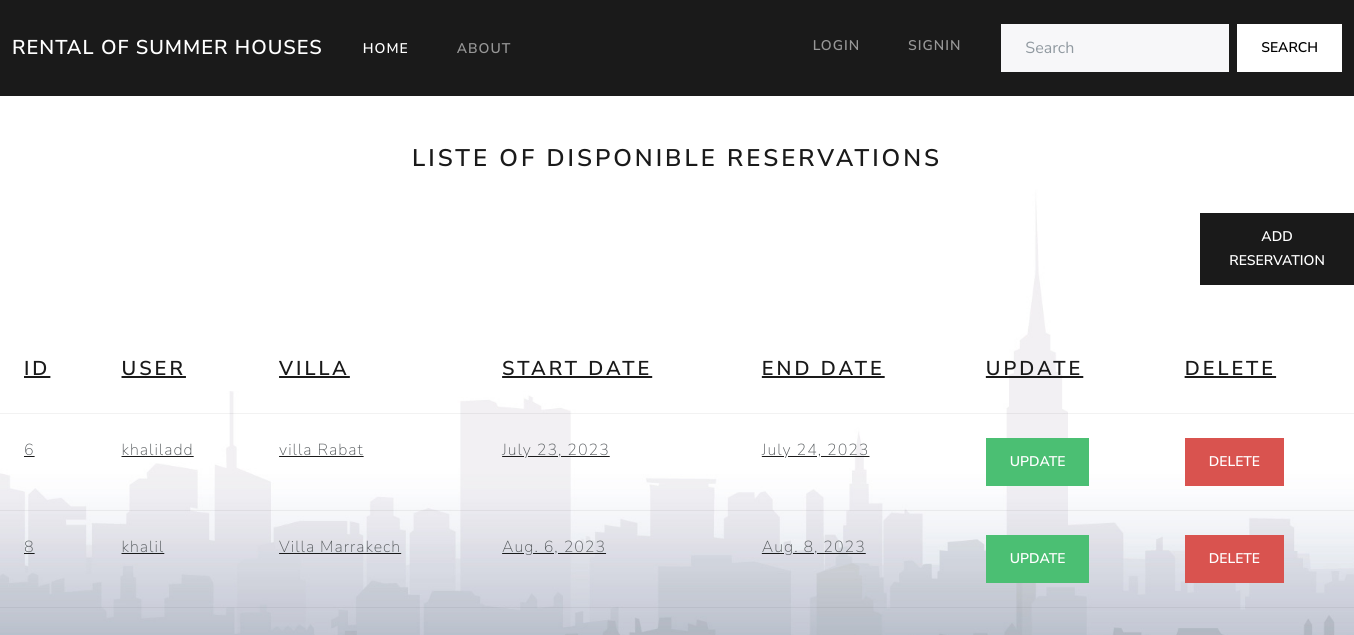
The page /listereservationvilla/ on the database its author committed.
### Consulte_poste/models.py (models this page shows, shortened)
class ResrvationVilla(models.Model):
    user=models.ForeignKey(settings.AUTH_USER_MODEL, on_delete=models.CASCADE)
    house = models.ForeignKey(Villa, on_delete=models.CASCADE)
    StartDayReser =models.DateField()
    EndDayReser =models.DateField()

class Maison(models.Model):
    user=models.ForeignKey(settings.AUTH_USER_MODEL, on_delete=models.CASCADE)
    Title = models.CharField(max_length=20)
    Description = models.CharField(max_length=100)
    Address =models.CharField(max_length=40)
    Image1 = models.ImageField()
    Image2 = models.ImageField()
    Image3 = models.ImageField()
    Image4 = models.ImageField()
    PrixDay = models.PositiveIntegerField()
    StartDay =models.DateField()
    EndDay = models.DateField()
    def __str__(self):
        return self.Title
    class Meta :
        abstract = True

class Villa(Maison):
    NumVilla=models.PositiveIntegerField()
    Piscine = models.BooleanField()

### Consulte_poste/views.py (the view)
# urls.py: path('listereservationvilla/',ListeReservationView.as_view(),name="Liste-ReserVilla"),
class ListeReservationView(ListView):
    template_name = 'listeReservation.html'
    model = ResrvationVilla
    context_object_name = 'a'

### Consulte_poste/templates/listeReservation.html (shortened to what this page needs)
{% load static %}
<!DOCTYPE html>
<html>
  <head>
    <link rel="stylesheet" href="{% static 'css/bootstrap.min.css' %}" />
  </head>
  <body>
    <nav class="navbar navbar-expand-lg navbar-dark bg-primary">
      <div class="container-fluid">
        <a class="navbar-brand" href="{% url 'Consulte_poste:homeIn' %}">rental of summer houses</a>
        <div class="collapse navbar-collapse" id="navbarColor01">
          <ul class="navbar-nav me-auto">
            <li class="nav-item">
              <a class="nav-link active" href="{% url 'Consulte_poste:homeIn' %}">Home
              </a>
            </li>
            <li class="nav-item">
              <a class="nav-link" href="#">About</a>
            </li>
          </ul>
          <form class="d-flex">
            {% if user.is_authenticated %}
            <ul class="navbar-nav me-auto">
                <li class="nav-item dropdown">
                    <a class="nav-link dropdown-toggle" data-bs-toggle="dropdown" href="#" role="button" aria-haspopup="true" aria-expanded="false">{{user}} ACTIONS</a>
                    <div class="dropdown-menu">
                      <a class="dropdown-item" href="{% url 'Consulte_poste:Add-villa' %}">Add your villa</a>
                      <a class="dropdown-item" href="{% url 'Consulte_poste:Add-App' %}">Add your appartment</a>
                      <a class="dropdown-item" href="{% url 'Consulte_poste:Liste-Pvilla' %}">Show your villas</a>
                      <a class="dropdown-item" href="{% url 'Consulte_poste:Liste-PApp' %}">Show your appartment</a>
                      <a class="dropdown-item" href="{% url 'Consulte_poste:Liste-PersReserVil' %}">Show all villa reservations </a>
                      <a class="dropdown-item" href="{% url 'Consulte_poste:Liste-PersReserApp' %}">Show all apartment reservations </a>
                    </div>
                  </li>
                  {% if user.is_superuser %}
                  <li class="nav-item dropdown">
                    <a class="nav-link dropdown-toggle" data-bs-toggle="dropdown" href="#" role="button" aria-haspopup="true" aria-expanded="false">ADMIN ACTIONS</a>
                    <div class="dropdown-menu">
                      <a class="dropdown-item" href="{% url 'Consulte_poste:Liste-user' %}">Show all users</a>
                      <a class="dropdown-item" href="{% url 'Consulte_poste:Liste-villa' %}">Show all villas</a>
                      <a class="dropdown-item" href="{% url 'Consulte_poste:Liste-app' %}">Show all appartment</a>
                      <a class="dropdown-item" href="{% url 'Consulte_poste:Liste-ReserVilla' %}">Show all villa reservations</a>
                      <a class="dropdown-item" href="{% url 'Consulte_poste:Liste-Reserapp' %}">Show all apartment reservations</a>
                    </div>
                  </li>
                  {% endif %}
                <li class="nav-item">
                  <a class="nav-link" href="{% url 'Logout' %}">LOGOUT</a>
                </li>
             </ul>
            {% else %}
            <ul class="navbar-nav me-auto">
            <li class="nav-item">
              <a class="nav-link" href="{% url 'Login' %}">LOGIN</a>
            </li>
            <li class="nav-item">
              <a class="nav-link" href="{% url 'Registre' %}">SIGNIN</a>
            </li>
         </ul>
            {% endif %}
            <input class="form-control me-sm-2" type="search" placeholder="Search">
            <button class="btn btn-secondary my-2 my-sm-0" type="submit">Search</button>
          </form>
         </div>
      </div>
    </nav>
<br>
<br>
    <legend Align=Center><h3>LISTE OF DISPONIBLE RESERVATIONS</h3></legend>
    {% block content %}
      <br>
      <br>
      <div class='valide' style="text-align:center">
        <a href="{% url 'Consulte_poste:Add-ReservationAD'    %}"  >
        <button type="button" class="btn btn-primary">Add RESERVATION</button>
        </div>
        <br>
        <br>
      <table class="table table-hover">
        <thead>
          <tr>
            <th scope="col"><h4>ID</h4></th>
            <th scope="col"><h4>USER</h4></th>
            <th scope="col"><h4>VILLA </h4></th>
            <th scope="col"><h4>START DATE</h4></th>
            <th scope="col"><h4>END DATE</h4></th>
            <th scope="col"><h4>UPDATE</h4></th>
            <th scope="col"><h4>DELETE</h4></th>
          </tr>
        </thead>
        <tbody>
          {% for U in a %}
          <tr class="table-default">
            <td>{{ U.id }}</td>
            <td>{{ U.user }}</td>
            <td>{{ U.house }}</td>
            <td>{{ U.StartDayReser }}</td>
            <td>{{ U.EndDayReser }}</td>
            <td>
                <a href="{% url 'Consulte_poste:UpdateAD-reservation' U.id  %}"  >
                <button type="button" class="btn btn-success">UPDATE</button>
            </td>
            <td>
                <a href="{% url 'Consulte_poste:DeleteAD-reservation' U.id  %}"  >
                <button type="button" class="btn btn-danger">DELETE</button>
            </td>
          </tr>
          {% endfor %}
        </tbody>
    </table>
        {% endblock content %}
  </body>
</html>

### rows shown on the page
ResrvationVilla: id "6", user "khaliladd", house "villa Rabat", StartDayReser "July 23, 2023", EndDayReser "July 24, 2023"
ResrvationVilla: id "8", user "khalil", house "Villa Marrakech", StartDayReser "Aug. 6, 2023", EndDayReser "Aug. 8, 2023"
